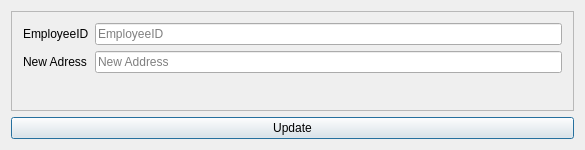
<?xml version="1.0" encoding="UTF-8"?>
<ui version="4.0">
 <class>UpdateEmpAddress</class>
 <widget class="QDialog" name="UpdateEmpAddress">
  <property name="geometry">
   <rect>
    <x>0</x>
    <y>0</y>
    <width>585</width>
    <height>150</height>
   </rect>
  </property>
  <property name="windowTitle">
   <string>UpdateEmpAddress</string>
  </property>
  <layout class="QGridLayout" name="gridLayout">
   <item row="0" column="0">
    <widget class="QFrame" name="frame">
     <property name="frameShape">
      <enum>QFrame::StyledPanel</enum>
     </property>
     <property name="frameShadow">
      <enum>QFrame::Raised</enum>
     </property>
     <layout class="QFormLayout" name="formLayout">
      <item row="2" column="0">
       <widget class="QLabel" name="label">
        <property name="text">
         <string>EmployeeID</string>
        </property>
       </widget>
      </item>
      <item row="2" column="1">
       <widget class="QLineEdit" name="empAddressULineEdit">
        <property name="placeholderText">
         <string>EmployeeID</string>
        </property>
       </widget>
      </item>
      <item row="3" column="0">
       <widget class="QLabel" name="label_2">
        <property name="text">
         <string>New Adress</string>
        </property>
       </widget>
      </item>
      <item row="3" column="1">
       <widget class="QLineEdit" name="newEmpAddressULineEdit">
        <property name="placeholderText">
         <string>New Address</string>
        </property>
       </widget>
      </item>
     </layout>
    </widget>
   </item>
   <item row="1" column="0">
    <widget class="QPushButton" name="empAdressUButton">
     <property name="text">
      <string>Update</string>
     </property>
    </widget>
   </item>
  </layout>
 </widget>
 <layoutdefault spacing="6" margin="11"/>
 <resources/>
 <connections/>
</ui>
